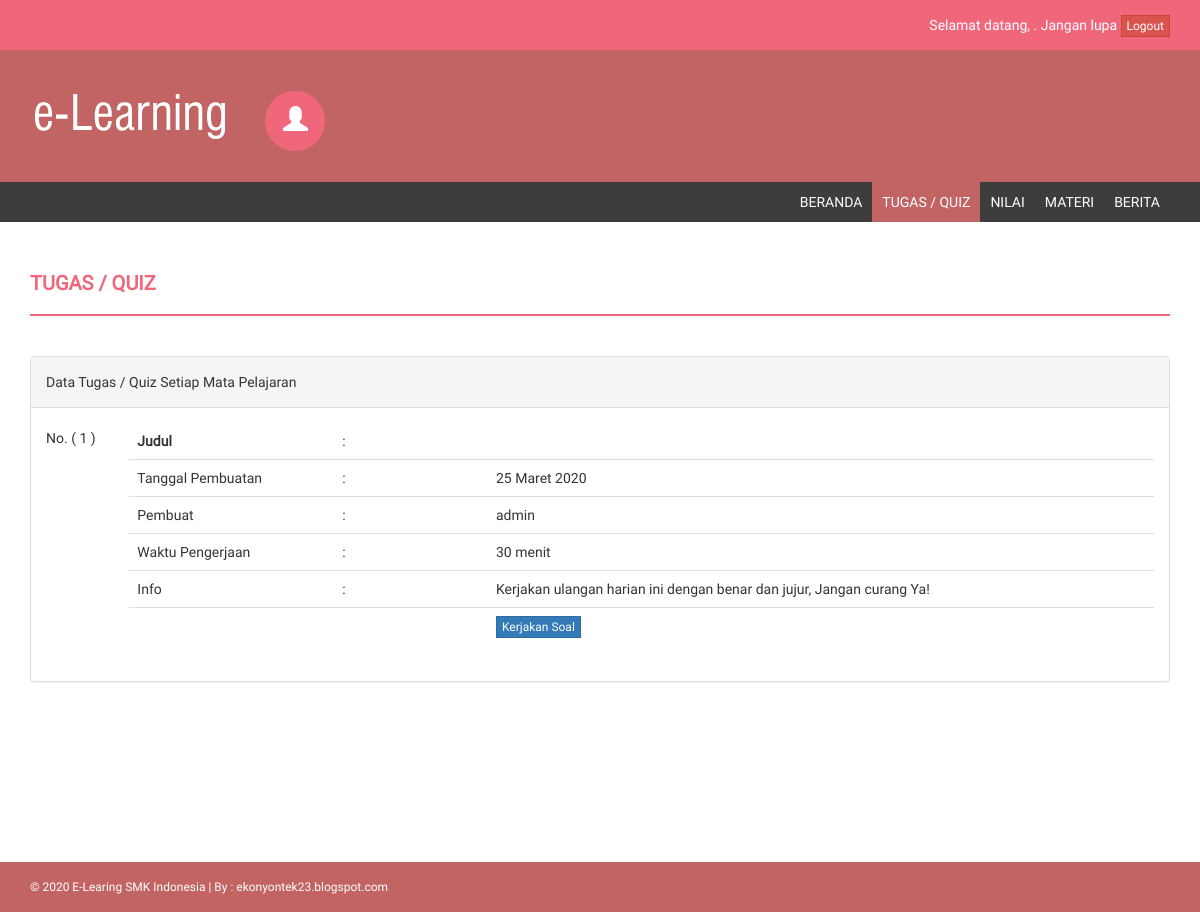
Screenshot of /?page=quiz&action=daftartopik&id_mapel=5 (signed in) with the database file from the repository.
### tables this page shows
CREATE TABLE `tb_topik_quiz` (
  `id_tq` int(11) NOT NULL,
  `judul` varchar(100) NOT NULL,
  `id_kelas` int(5) NOT NULL,
  `id_mapel` int(5) NOT NULL,
  `tgl_buat` date NOT NULL,
  `pembuat` varchar(10) NOT NULL,
  `waktu_soal` int(8) NOT NULL,
  `info` varchar(250) NOT NULL,
  `status` enum('aktif','tidak aktif') NOT NULL
);

### +koneksi.php (called while the page is built, shortened)
<?php
function tgl_indo($tgl) {
	$tanggal = substr($tgl,8,2);
	$bulan = getBulan(substr($tgl,5,2));
	$tahun = substr($tgl,0,4);
	return $tanggal.' '.$bulan.' '.$tahun;
}
function getBulan($bln){
	switch ($bln){
		case 3:
			return "Maret";
			break;
	}
}
?>

### inc/quiz.php (the view, shortened to what this page needs)
<?php
$no = 1;
if(@$_GET['action'] != 'kerjakansoal') { ?>
<div class="row">
    <div class="col-md-12">
        <h4 class="page-head-line">Tugas / Quiz</h4>
    </div>
</div>
<?php
}
if(@$_GET['action'] == '') { ?>
	<div class="row">
	    <div class="col-md-12">
	        <div class="panel panel-default">
	            <div class="panel-heading">Data Tugas / Quiz Setiap Mata Pelajaran</div>
	            <div class="panel-body">
	                <div class="table-responsive">
	                    <table class="table table-striped table-bordered table-hover">
	                        <thead>
	                            <tr>
	                                <th>#</th>
	                                <th>Mata Pelajaran</th>
	                                <th>Aksi</th>
	                            </tr>
	                        </thead>
	                        <tbody>
	                        <?php
	                        $sql_mapel = mysqli_query($db, "SELECT * FROM tb_mapel") or die ($db->error);
	                        while($data_mapel = mysqli_fetch_array($sql_mapel)) { ?>
	                            <tr>
	                                <td width="40px" align="center"><?php echo $no++; ?></td>
	                                <td><?php echo $data_mapel['mapel']; ?></td>
	                                <td width="200px" align="center">
	                                	<a href="?page=quiz&action=daftartopik&id_mapel=<?php echo $data_mapel['id']; ?>" class="btn btn-primary btn-xs">Lihat Quiz</a>
	                                </td>
	                            </tr>
	                        	<?php
	                        } ?>
	                        </tbody>
	                    </table>
	                </div>
	            </div>
	        </div>
	    </div>
	</div>
<?php
} else if(@$_GET['action'] == 'daftartopik') { ?>
	<div class="row">
	    <div class="col-md-12">
	        <div class="panel panel-default">
	            <div class="panel-heading">Data Tugas / Quiz Setiap Mata Pelajaran</div>
	            <div class="panel-body">
					<div class="table-responsive">
					<?php
					$id_mapel = @$_GET['id_mapel'];
					$sql_tq = mysqli_query($db, "SELECT * FROM tb_topik_quiz WHERE id_mapel = '$id_mapel' AND id_kelas = '$data_terlogin[id_kelas]' AND status = 'aktif'") or die ($db->error);
					if(mysqli_num_rows($sql_tq) > 0) {
						while($data_tq = mysqli_fetch_array($sql_tq)) { ?>
						<table width="100%">
							<tr>
								<td valign="top">No. ( <?php echo $no++; ?> )</td>
								<td>
									<table class="table">
									    <thead>
									        <tr>
									            <td width="20%"><b>Judul</b></td>
									            <td>:</td>
									            <td width="65%"><?php echo $data_tq['judul']; ?></td>
									        </tr>
									    </thead>
									    <tbody>
									        <tr>
									            <td>Tanggal Pembuatan</td>
									            <td>:</td>
									            <td><?php echo tgl_indo($data_tq['tgl_buat']); ?></td>
									        </tr>
									        <tr>
									            <td>Pembuat</td>
									            <td>:</td>
									            <td>
									            	<?php
									            	if($data_tq['pembuat'] != 'admin') {
									            		$sql_peng = mysqli_query($db, "SELECT * FROM tb_pengajar WHERE id_pengajar = '$data_tq[pembuat]'") or die ($db->error);
									            		$data_peng = mysqli_fetch_array($sql_peng);
									            		echo $data_peng['nama_lengkap'];
									            	} else {
									            		echo $data_tq['pembuat'];
									            	} ?>
									            </td>
									        </tr>
									        <tr>
									            <td>Waktu Pengerjaan</td>
									            <td>:</td>
									            <td><?php echo $data_tq['waktu_soal'] / 60 ." menit"; ?></td>
									        </tr>
									        <tr>
									            <td>Info</td>
									            <td>:</td>
									            <td><?php echo $data_tq['info']; ?></td>
									        </tr>
									        <tr>
									        	<td></td>
									        	<td></td>
									        	<td>
									        		<a href="?page=quiz&action=infokerjakan&id_tq=<?php echo $data_tq['id_tq']; ?>" class="btn btn-primary btn-xs">Kerjakan Soal</a>
									        	</td>
									        </tr>
									    </tbody>
									</table>
								</td>
							</tr>
						</table>
						<?php
						}
					} else { ?>
						<div class="alert alert-danger">Data quiz yang berada di kelas ini dengan mapel tersebut tidak ada</div>
						<?php
					} ?>
					</div>
	            </div>
	        </div>
	    </div>
	</div>
	<?php
} else if(@$_GET['action'] == 'infokerjakan') { ?>
	<div class="row">
	    <div class="col-md-12">
	        <div class="panel panel-default">
	            <div class="panel-heading">Informasi Tugas / Quiz</div>
	            <div class="panel-body">
	            <?php
	            $sql_nilai = mysqli_query($db, "SELECT * FROM tb_nilai_pilgan WHERE id_tq = '$_GET[id_tq]' AND id_siswa = '$_SESSION[siswa]'") or die ($db->error);
	            $sql_jwb = mysqli_query($db, "SELECT * FROM tb_jawaban WHERE id_tq = '$_GET[id_tq]' AND id_siswa = '$_SESSION[siswa]'") or die ($db->error);
	            if(mysqli_num_rows($sql_nilai) > 0 || mysqli_num_rows($sql_jwb) > 0) {
	            	echo "Anda sudah mengerjakan ujian / test ini, silahkan lihat nilai Anda di halaman nilai.";
	            } else { ?>
					1. Baca dengan seksama dan teliti sebelum mengerjakan Tugas / Quiz.<br />
					2. Pastikan koneksi anda terjamin dan bagus.<br />
					3. Pilih browser yang versi terbaru.<br />
					4. Jika mati lampu hubungi pengajar mata pelajaran terkait untuk melakukan jian ulang.
					<?php
				} ?>
	            </div>
	            <div class="panel-footer">
					<?php
					if(mysqli_num_rows($sql_nilai) > 0 || mysqli_num_rows($sql_jwb) > 0) { ?>
						<a href="?page=quiz" class="btn btn-primary">Kembali</a>
						<?php
					} else {
						$sql_cek_soal_pilgan = mysqli_query($db, "SELECT * FROM tb_soal_pilgan WHERE id_tq = '$_GET[id_tq]'") or die ($db->error);
						$sql_cek_soal_essay = mysqli_query($db, "SELECT * FROM tb_soal_essay WHERE id_tq = '$_GET[id_tq]'") or die ($db->error);
						if(mysqli_num_rows($sql_cek_soal_pilgan) > 0 || mysqli_num_rows($sql_cek_soal_essay) > 0) { ?>
							<a href="soal.php?id_tq=<?php echo @$_GET['id_tq']; ?>" class="btn btn-primary">Mulai Mengerjakan</a>
						<?php
						} else { ?>
							<a onclick="alert('Data soal tidak ditemukan, mungkin karena belum dibuat. Silahkan hubungi guru yang bersangkutan');" class="btn btn-primary">Mulai Mengerjakan</a>
						<?php
						} ?>
						<a href="?page=quiz" class="btn btn-primary">Kembali</a>
					<?php
					} ?>
				</div>
	        </div>
	    </div>
	</div>
	<?php
}
?>

### style/assets/css/style.css (style rules this page uses)
body { font-family: 'Roboto', sans-serif; line-height: 30px; }
.page-head-line { font-weight: 900; padding-bottom: 20px; border-bottom: 2px solid #F0677C; text-transform: uppercase; color: #F0677C; font-size: 20px; margin-bottom: 40px; }
.btn { border-radius: 0px; -webkit-border-radius: 0px; -moz-border-radius: 0px; }

### rows the page displays
tb_topik_quiz: tgl_buat "25 Maret 2020", pembuat "admin", $data_tq['waktu_soal']/60 "30", info "Kerjakan ulangan harian ini dengan benar dan jujur, Jangan curang Ya!"
